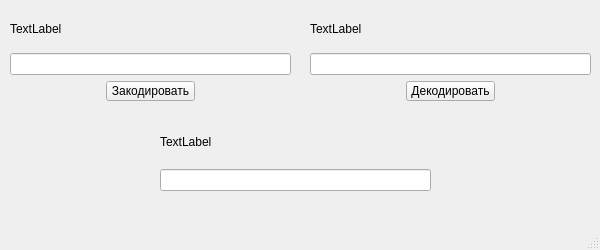
<?xml version="1.0" encoding="UTF-8"?>
<ui version="4.0">
 <class>mainWindow</class>
 <widget class="QMainWindow" name="mainWindow">
  <property name="geometry">
   <rect>
    <x>0</x>
    <y>0</y>
    <width>600</width>
    <height>250</height>
   </rect>
  </property>
  <property name="minimumSize">
   <size>
    <width>600</width>
    <height>250</height>
   </size>
  </property>
  <property name="maximumSize">
   <size>
    <width>600</width>
    <height>250</height>
   </size>
  </property>
  <property name="windowTitle">
   <string>MainWindow</string>
  </property>
  <property name="tabShape">
   <enum>QTabWidget::Rounded</enum>
  </property>
  <widget class="QWidget" name="centralwidget">
   <widget class="QWidget" name="gridLayoutWidget">
    <property name="geometry">
     <rect>
      <x>10</x>
      <y>10</y>
      <width>281</width>
      <height>91</height>
     </rect>
    </property>
    <layout class="QGridLayout" name="gridLayout">
     <item row="4" column="2">
      <spacer name="horizontalSpacer_2">
       <property name="orientation">
        <enum>Qt::Horizontal</enum>
       </property>
       <property name="sizeHint" stdset="0">
        <size>
         <width>40</width>
         <height>20</height>
        </size>
       </property>
      </spacer>
     </item>
     <item row="4" column="1">
      <widget class="QPushButton" name="pushButton_welcome">
       <property name="sizePolicy">
        <sizepolicy hsizetype="Expanding" vsizetype="Fixed">
         <horstretch>0</horstretch>
         <verstretch>0</verstretch>
        </sizepolicy>
       </property>
       <property name="maximumSize">
        <size>
         <width>100</width>
         <height>20</height>
        </size>
       </property>
       <property name="cursor">
        <cursorShape>PointingHandCursor</cursorShape>
       </property>
       <property name="text">
        <string>Закодировать</string>
       </property>
      </widget>
     </item>
     <item row="4" column="0">
      <spacer name="horizontalSpacer">
       <property name="orientation">
        <enum>Qt::Horizontal</enum>
       </property>
       <property name="sizeHint" stdset="0">
        <size>
         <width>40</width>
         <height>20</height>
        </size>
       </property>
      </spacer>
     </item>
     <item row="1" column="0" colspan="3">
      <widget class="QLineEdit" name="lineEdit_welcome"/>
     </item>
     <item row="0" column="0" colspan="3">
      <widget class="QLabel" name="label_welcome">
       <property name="text">
        <string>TextLabel</string>
       </property>
      </widget>
     </item>
    </layout>
   </widget>
   <widget class="QWidget" name="verticalLayoutWidget_2">
    <property name="geometry">
     <rect>
      <x>160</x>
      <y>120</y>
      <width>271</width>
      <height>71</height>
     </rect>
    </property>
    <layout class="QVBoxLayout" name="verticalLayout_2">
     <item>
      <widget class="QLabel" name="label_deciphered">
       <property name="text">
        <string>TextLabel</string>
       </property>
      </widget>
     </item>
     <item>
      <widget class="QLineEdit" name="lineEdit_deciphered"/>
     </item>
    </layout>
   </widget>
   <widget class="QWidget" name="verticalLayoutWidget">
    <property name="geometry">
     <rect>
      <x>310</x>
      <y>10</y>
      <width>281</width>
      <height>91</height>
     </rect>
    </property>
    <layout class="QVBoxLayout" name="verticalLayout">
     <item>
      <widget class="QLabel" name="label_cipher">
       <property name="text">
        <string>TextLabel</string>
       </property>
      </widget>
     </item>
     <item>
      <layout class="QGridLayout" name="gridLayout_3">
       <item row="2" column="0">
        <spacer name="horizontalSpacer_3">
         <property name="orientation">
          <enum>Qt::Horizontal</enum>
         </property>
         <property name="sizeHint" stdset="0">
          <size>
           <width>40</width>
           <height>20</height>
          </size>
         </property>
        </spacer>
       </item>
       <item row="2" column="2">
        <spacer name="horizontalSpacer_4">
         <property name="orientation">
          <enum>Qt::Horizontal</enum>
         </property>
         <property name="sizeHint" stdset="0">
          <size>
           <width>40</width>
           <height>20</height>
          </size>
         </property>
        </spacer>
       </item>
       <item row="0" column="0" colspan="3">
        <widget class="QLineEdit" name="lineEdit_cipher"/>
       </item>
       <item row="2" column="1">
        <widget class="QPushButton" name="pushButton_cipher">
         <property name="sizePolicy">
          <sizepolicy hsizetype="Expanding" vsizetype="Fixed">
           <horstretch>0</horstretch>
           <verstretch>0</verstretch>
          </sizepolicy>
         </property>
         <property name="maximumSize">
          <size>
           <width>100</width>
           <height>20</height>
          </size>
         </property>
         <property name="cursor">
          <cursorShape>PointingHandCursor</cursorShape>
         </property>
         <property name="text">
          <string>Декодировать</string>
         </property>
        </widget>
       </item>
      </layout>
     </item>
    </layout>
   </widget>
  </widget>
  <widget class="QMenuBar" name="menubar">
   <property name="geometry">
    <rect>
     <x>0</x>
     <y>0</y>
     <width>600</width>
     <height>20</height>
    </rect>
   </property>
  </widget>
  <widget class="QStatusBar" name="statusbar"/>
 </widget>
 <resources/>
 <connections/>
</ui>
